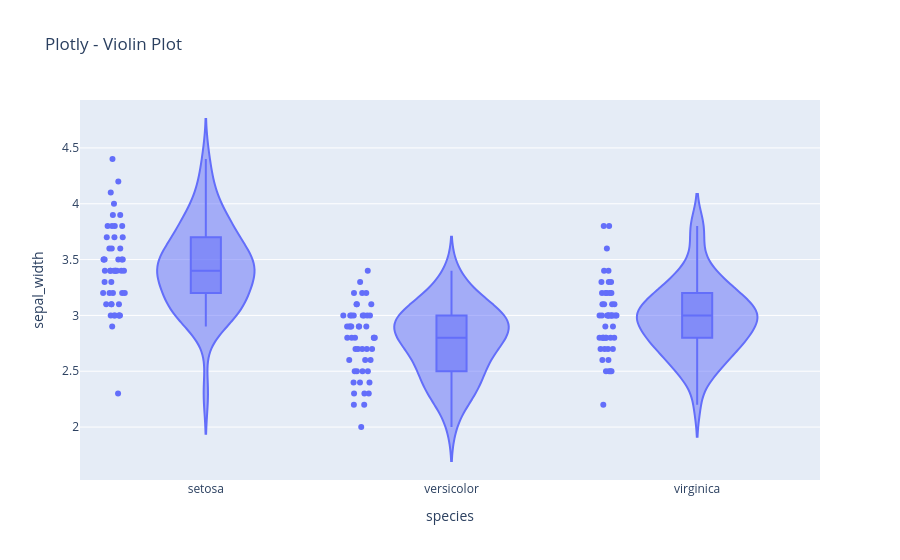

The code cell stored with this chart in its notebook:
### Code cell
px.violin(df, x="species", y="sepal_width", box=True, points="all", title="Plotly - Violin Plot").show()

### Figure 1 — Plotly figure (JSON) as saved in the notebook; plotly's stock layout.template omitted (floating-point values rounded to 4 significant figures; data arrays with more than 128 entries replaced by an {"elided": "..."} marker saying what was removed)
{"data": [{"alignmentgroup": "True", "box": {"visible": true}, "hovertemplate": "species=%{x}<br>sepal_width=%{y}<extra></extra>", "legendgroup": "", "marker": {"color": "#636efa"}, "name": "", "offsetgroup": "", "orientation": "v", "points": "all", "scalegroup": "True", "showlegend": false, "type": "violin", "x": {"elided": "150 str values"}, "x0": " ", "xaxis": "x", "y": {"elided": "150 float values"}, "y0": " ", "yaxis": "y"}], "layout": {"legend": {"tracegroupgap": 0}, "title": {"text": "Plotly - Violin Plot"}, "violinmode": "group", "xaxis": {"anchor": "y", "domain": [0, 1], "title": {"text": "species"}}, "yaxis": {"anchor": "x", "domain": [0, 1], "title": {"text": "sepal_width"}}}}
